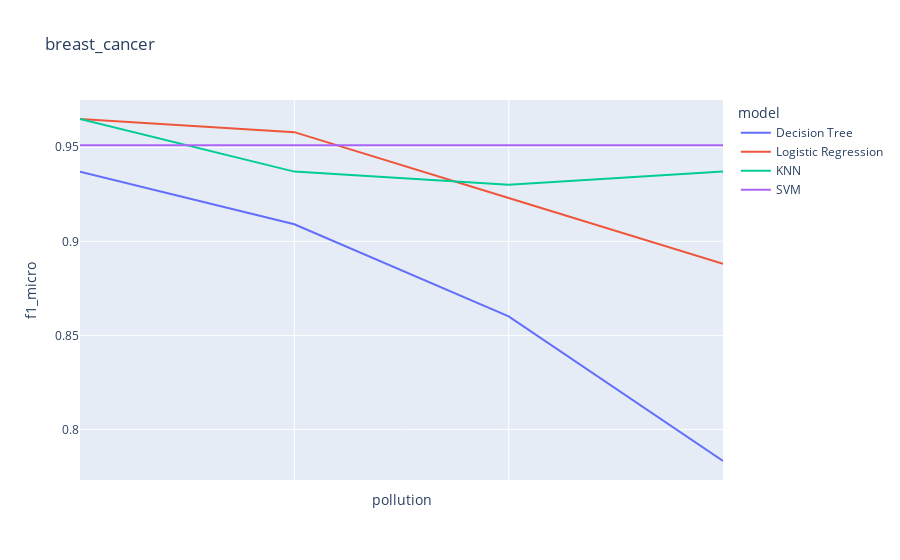
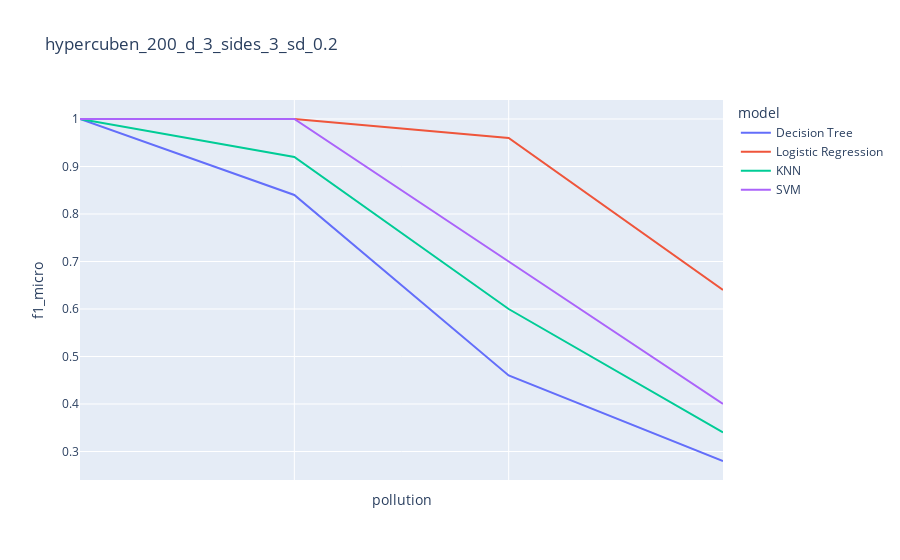
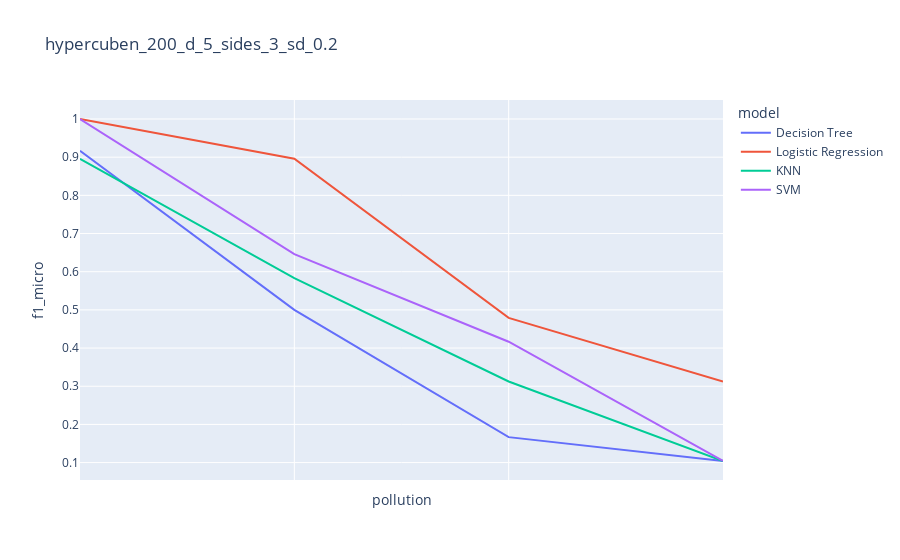
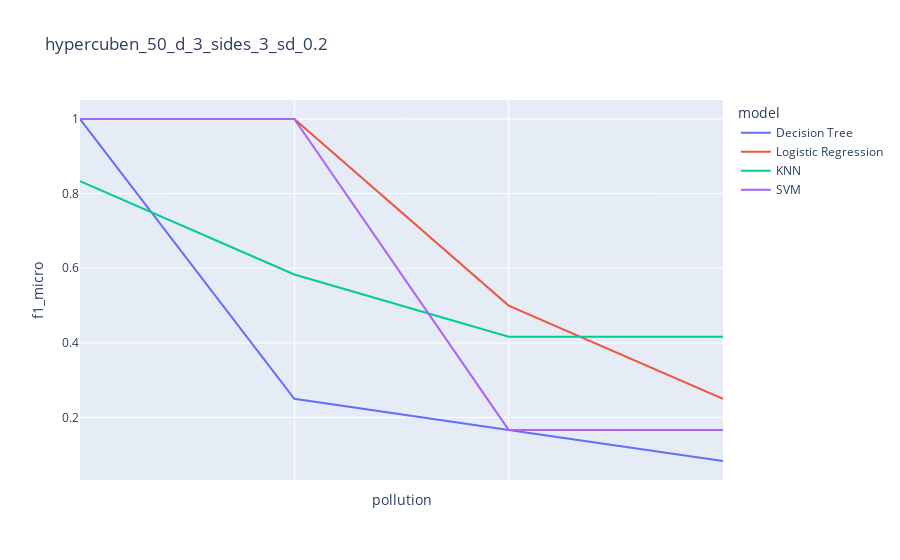

The notebook cell these images were saved under, in order:
### Code cell
pol_col = df[['completeness', 'accuracy', 'dupp_fac']].columns
df_col = df.columns


groups =df[df[pol_col.difference(['completeness'])].isnull().all(axis=1) | df[pol_col].isnull().all(axis=1)].groupby('dataset')

for dataset, param in groups:
    
    param = sort_df(param)
    
    fig = px.line(param, x="pollution", y="f1_micro", color='model', title=param.dataset.iloc[0] )

    fig.update_xaxes(showticklabels=False)

    fig.show()

### Figure 1 — Plotly figure (JSON) as saved in the notebook; plotly's stock layout.template omitted (floating-point values rounded to 4 significant figures)
{"data": [{"hovertemplate": "model=Decision Tree<br>pollution=%{x}<br>f1_micro=%{y}<extra></extra>", "legendgroup": "Decision Tree", "line": {"color": "#636efa", "dash": "solid"}, "marker": {"symbol": "circle"}, "mode": "lines", "name": "Decision Tree", "orientation": "v", "showlegend": true, "type": "scatter", "x": [0, "completness_pollution_0.2", "completness_pollution_0.4", "completness_pollution_0.6"], "xaxis": "x", "y": [0.9371, 0.9091, 0.8601, 0.7832], "yaxis": "y"}, {"hovertemplate": "model=Logistic Regression<br>pollution=%{x}<br>f1_micro=%{y}<extra></extra>", "legendgroup": "Logistic Regression", "line": {"color": "#EF553B", "dash": "solid"}, "marker": {"symbol": "circle"}, "mode": "lines", "name": "Logistic Regression", "orientation": "v", "showlegend": true, "type": "scatter", "x": [0, "completness_pollution_0.2", "completness_pollution_0.4", "completness_pollution_0.6"], "xaxis": "x", "y": [0.965, 0.958, 0.9231, 0.8881], "yaxis": "y"}, {"hovertemplate": "model=KNN<br>pollution=%{x}<br>f1_micro=%{y}<extra></extra>", "legendgroup": "KNN", "line": {"color": "#00cc96", "dash": "solid"}, "marker": {"symbol": "circle"}, "mode": "lines", "name": "KNN", "orientation": "v", "showlegend": true, "type": "scatter", "x": [0, "completness_pollution_0.2", "completness_pollution_0.4", "completness_pollution_0.6"], "xaxis": "x", "y": [0.965, 0.9371, 0.9301, 0.9371], "yaxis": "y"}, {"hovertemplate": "model=SVM<br>pollution=%{x}<br>f1_micro=%{y}<extra></extra>", "legendgroup": "SVM", "line": {"color": "#ab63fa", "dash": "solid"}, "marker": {"symbol": "circle"}, "mode": "lines", "name": "SVM", "orientation": "v", "showlegend": true, "type": "scatter", "x": [0, "completness_pollution_0.2", "completness_pollution_0.4", "completness_pollution_0.6"], "xaxis": "x", "y": [0.951, 0.951, 0.951, 0.951], "yaxis": "y"}], "layout": {"legend": {"title": {"text": "model"}, "tracegroupgap": 0}, "title": {"text": "breast_cancer"}, "xaxis": {"anchor": "y", "domain": [0, 1], "showticklabels": false, "title": {"text": "pollution"}}, "yaxis": {"anchor": "x", "domain": [0, 1], "title": {"text": "f1_micro"}}}}

### Figure 2 — Plotly figure (JSON) as saved in the notebook; plotly's stock layout.template omitted (floating-point values rounded to 4 significant figures)
{"data": [{"hovertemplate": "model=Decision Tree<br>pollution=%{x}<br>f1_micro=%{y}<extra></extra>", "legendgroup": "Decision Tree", "line": {"color": "#636efa", "dash": "solid"}, "marker": {"symbol": "circle"}, "mode": "lines", "name": "Decision Tree", "orientation": "v", "showlegend": true, "type": "scatter", "x": [0, "completness_pollution_0.2", "completness_pollution_0.4", "completness_pollution_0.6"], "xaxis": "x", "y": [1, 0.84, 0.46, 0.28], "yaxis": "y"}, {"hovertemplate": "model=Logistic Regression<br>pollution=%{x}<br>f1_micro=%{y}<extra></extra>", "legendgroup": "Logistic Regression", "line": {"color": "#EF553B", "dash": "solid"}, "marker": {"symbol": "circle"}, "mode": "lines", "name": "Logistic Regression", "orientation": "v", "showlegend": true, "type": "scatter", "x": [0, "completness_pollution_0.2", "completness_pollution_0.4", "completness_pollution_0.6"], "xaxis": "x", "y": [1, 1, 0.96, 0.64], "yaxis": "y"}, {"hovertemplate": "model=KNN<br>pollution=%{x}<br>f1_micro=%{y}<extra></extra>", "legendgroup": "KNN", "line": {"color": "#00cc96", "dash": "solid"}, "marker": {"symbol": "circle"}, "mode": "lines", "name": "KNN", "orientation": "v", "showlegend": true, "type": "scatter", "x": [0, "completness_pollution_0.2", "completness_pollution_0.4", "completness_pollution_0.6"], "xaxis": "x", "y": [1, 0.92, 0.6, 0.34], "yaxis": "y"}, {"hovertemplate": "model=SVM<br>pollution=%{x}<br>f1_micro=%{y}<extra></extra>", "legendgroup": "SVM", "line": {"color": "#ab63fa", "dash": "solid"}, "marker": {"symbol": "circle"}, "mode": "lines", "name": "SVM", "orientation": "v", "showlegend": true, "type": "scatter", "x": [0, "completness_pollution_0.2", "completness_pollution_0.4", "completness_pollution_0.6"], "xaxis": "x", "y": [1, 1, 0.7, 0.4], "yaxis": "y"}], "layout": {"legend": {"title": {"text": "model"}, "tracegroupgap": 0}, "title": {"text": "hypercuben_200_d_3_sides_3_sd_0.2"}, "xaxis": {"anchor": "y", "domain": [0, 1], "showticklabels": false, "title": {"text": "pollution"}}, "yaxis": {"anchor": "x", "domain": [0, 1], "title": {"text": "f1_micro"}}}}

### Figure 3 — Plotly figure (JSON) as saved in the notebook; plotly's stock layout.template omitted (floating-point values rounded to 4 significant figures)
{"data": [{"hovertemplate": "model=Decision Tree<br>pollution=%{x}<br>f1_micro=%{y}<extra></extra>", "legendgroup": "Decision Tree", "line": {"color": "#636efa", "dash": "solid"}, "marker": {"symbol": "circle"}, "mode": "lines", "name": "Decision Tree", "orientation": "v", "showlegend": true, "type": "scatter", "x": [0, "completness_pollution_0.2", "completness_pollution_0.4", "completness_pollution_0.6"], "xaxis": "x", "y": [0.9167, 0.5, 0.1667, 0.1042], "yaxis": "y"}, {"hovertemplate": "model=Logistic Regression<br>pollution=%{x}<br>f1_micro=%{y}<extra></extra>", "legendgroup": "Logistic Regression", "line": {"color": "#EF553B", "dash": "solid"}, "marker": {"symbol": "circle"}, "mode": "lines", "name": "Logistic Regression", "orientation": "v", "showlegend": true, "type": "scatter", "x": [0, "completness_pollution_0.2", "completness_pollution_0.4", "completness_pollution_0.6"], "xaxis": "x", "y": [1, 0.8958, 0.4792, 0.3125], "yaxis": "y"}, {"hovertemplate": "model=KNN<br>pollution=%{x}<br>f1_micro=%{y}<extra></extra>", "legendgroup": "KNN", "line": {"color": "#00cc96", "dash": "solid"}, "marker": {"symbol": "circle"}, "mode": "lines", "name": "KNN", "orientation": "v", "showlegend": true, "type": "scatter", "x": [0, "completness_pollution_0.2", "completness_pollution_0.4", "completness_pollution_0.6"], "xaxis": "x", "y": [0.8958, 0.5833, 0.3125, 0.1042], "yaxis": "y"}, {"hovertemplate": "model=SVM<br>pollution=%{x}<br>f1_micro=%{y}<extra></extra>", "legendgroup": "SVM", "line": {"color": "#ab63fa", "dash": "solid"}, "marker": {"symbol": "circle"}, "mode": "lines", "name": "SVM", "orientation": "v", "showlegend": true, "type": "scatter", "x": [0, "completness_pollution_0.2", "completness_pollution_0.4", "completness_pollution_0.6"], "xaxis": "x", "y": [1, 0.6458, 0.4167, 0.1042], "yaxis": "y"}], "layout": {"legend": {"title": {"text": "model"}, "tracegroupgap": 0}, "title": {"text": "hypercuben_200_d_5_sides_3_sd_0.2"}, "xaxis": {"anchor": "y", "domain": [0, 1], "showticklabels": false, "title": {"text": "pollution"}}, "yaxis": {"anchor": "x", "domain": [0, 1], "title": {"text": "f1_micro"}}}}

### Figure 4 — Plotly figure (JSON) as saved in the notebook; plotly's stock layout.template omitted (floating-point values rounded to 4 significant figures)
{"data": [{"hovertemplate": "model=Decision Tree<br>pollution=%{x}<br>f1_micro=%{y}<extra></extra>", "legendgroup": "Decision Tree", "line": {"color": "#636efa", "dash": "solid"}, "marker": {"symbol": "circle"}, "mode": "lines", "name": "Decision Tree", "orientation": "v", "showlegend": true, "type": "scatter", "x": [0, "completness_pollution_0.2", "completness_pollution_0.4", "completness_pollution_0.6"], "xaxis": "x", "y": [1, 0.25, 0.1667, 0.08333], "yaxis": "y"}, {"hovertemplate": "model=Logistic Regression<br>pollution=%{x}<br>f1_micro=%{y}<extra></extra>", "legendgroup": "Logistic Regression", "line": {"color": "#EF553B", "dash": "solid"}, "marker": {"symbol": "circle"}, "mode": "lines", "name": "Logistic Regression", "orientation": "v", "showlegend": true, "type": "scatter", "x": [0, "completness_pollution_0.2", "completness_pollution_0.4", "completness_pollution_0.6"], "xaxis": "x", "y": [1, 1, 0.5, 0.25], "yaxis": "y"}, {"hovertemplate": "model=KNN<br>pollution=%{x}<br>f1_micro=%{y}<extra></extra>", "legendgroup": "KNN", "line": {"color": "#00cc96", "dash": "solid"}, "marker": {"symbol": "circle"}, "mode": "lines", "name": "KNN", "orientation": "v", "showlegend": true, "type": "scatter", "x": [0, "completness_pollution_0.2", "completness_pollution_0.4", "completness_pollution_0.6"], "xaxis": "x", "y": [0.8333, 0.5833, 0.4167, 0.4167], "yaxis": "y"}, {"hovertemplate": "model=SVM<br>pollution=%{x}<br>f1_micro=%{y}<extra></extra>", "legendgroup": "SVM", "line": {"color": "#ab63fa", "dash": "solid"}, "marker": {"symbol": "circle"}, "mode": "lines", "name": "SVM", "orientation": "v", "showlegend": true, "type": "scatter", "x": [0, "completness_pollution_0.2", "completness_pollution_0.4", "completness_pollution_0.6"], "xaxis": "x", "y": [1, 1, 0.1667, 0.1667], "yaxis": "y"}], "layout": {"legend": {"title": {"text": "model"}, "tracegroupgap": 0}, "title": {"text": "hypercuben_50_d_3_sides_3_sd_0.2"}, "xaxis": {"anchor": "y", "domain": [0, 1], "showticklabels": false, "title": {"text": "pollution"}}, "yaxis": {"anchor": "x", "domain": [0, 1], "title": {"text": "f1_micro"}}}}
